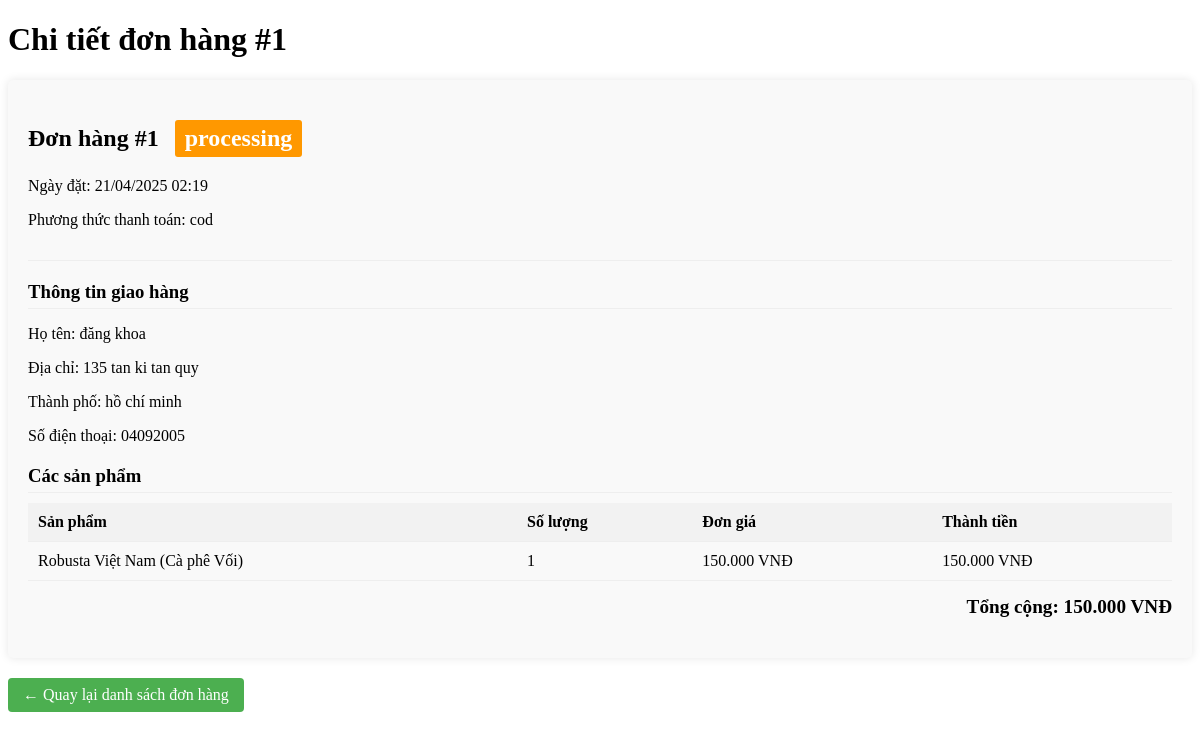
The app's page /lab1/order-detail.php?id=1 (signed in) with its own data.
### tables this page shows
CREATE TABLE `orders` (
  `id` int(11) NOT NULL,
  `order_number` varchar(30) DEFAULT NULL,
  `user_id` int(11) NOT NULL,
  `shipping_name` varchar(100) NOT NULL,
  `shipping_address` varchar(255) NOT NULL,
  `shipping_city` varchar(100) NOT NULL,
  `shipping_phone` varchar(20) NOT NULL,
  `payment_method` varchar(50) NOT NULL,
  `total_amount` decimal(10,2) NOT NULL,
  `status` enum('pending','processing','confirmed','shipping','delivered','cancelled') NOT NULL DEFAULT 'pending',
  `status_note` varchar(255) DEFAULT NULL,
  `updated_at` timestamp NOT NULL DEFAULT current_timestamp() ON UPDATE current_timestamp(),
  `order_date` datetime DEFAULT current_timestamp()
);

CREATE TABLE `order_items` (
  `id` int(11) NOT NULL,
  `order_id` int(11) NOT NULL,
  `product_name` varchar(100) NOT NULL,
  `quantity` int(11) NOT NULL,
  `price` decimal(10,2) NOT NULL
);

### lab1/order-detail.php (the view, shortened to what this page needs)
<?php
include 'db_connect.php';
$user_id = $_SESSION['user_id'];
$order_id = (int)$_GET['id'];
$stmt = $conn->prepare("SELECT * FROM orders WHERE id = ? AND user_id = ?");
$stmt->bind_param("ii", $order_id, $user_id);
$stmt->execute();
$result = $stmt->get_result();
$order = $result->fetch_assoc();
$stmt = $conn->prepare("SELECT * FROM order_items WHERE order_id = ?");
$stmt->bind_param("i", $order_id);
$stmt->execute();
$result = $stmt->get_result();
$items = [];
while ($row = $result->fetch_assoc()) {
    $items[] = $row;
}
?>
<!DOCTYPE html>
<html lang="en">
<head>
    <link rel="stylesheet" href="css/style.css">
</head>
<body>
    <div class="container">
        <h1>Chi tiết đơn hàng #<?php echo $order_id; ?></h1>
        <div class="order-container">
            <div class="order-info">
                <h2>
                    Đơn hàng #<?php echo $order_id; ?>
                    <span class="order-status <?php echo strtolower(str_replace(' ', '-', $order['status'])); ?>">
                        <?php echo htmlspecialchars($order['status']); ?>
                    </span>
                </h2>
                <p>Ngày đặt: <?php echo date('d/m/Y H:i', strtotime($order['order_date'])); ?></p>
                <p>Phương thức thanh toán: <?php echo htmlspecialchars($order['payment_method']); ?></p>
            </div>
            <div class="order-section">
                <h3>Thông tin giao hàng</h3>
                <p>Họ tên: <?php echo htmlspecialchars($order['shipping_name']); ?></p>
                <p>Địa chỉ: <?php echo htmlspecialchars($order['shipping_address']); ?></p>
                <p>Thành phố: <?php echo htmlspecialchars($order['shipping_city']); ?></p>
                <p>Số điện thoại: <?php echo htmlspecialchars($order['shipping_phone']); ?></p>
            </div>
            <div class="order-section">
                <h3>Các sản phẩm</h3>
                <table class="order-items">
                    <thead>
                        <tr>
                            <th>Sản phẩm</th>
                            <th>Số lượng</th>
                            <th>Đơn giá</th>
                            <th>Thành tiền</th>
                        </tr>
                    </thead>
                    <tbody>
                        <?php foreach ($items as $item): ?>
                            <tr>
                                <td><?php echo htmlspecialchars($item['product_name']); ?></td>
                                <td><?php echo $item['quantity']; ?></td>
                                <td><?php echo number_format($item['price'], 0, ',', '.'); ?> VNĐ</td>
                                <td><?php echo number_format($item['price'] * $item['quantity'], 0, ',', '.'); ?> VNĐ</td>
                            </tr>
                        <?php endforeach; ?>
                    </tbody>
                </table>
                <div class="order-total">
                    Tổng cộng: <?php echo number_format($order['total_amount'], 0, ',', '.'); ?> VNĐ
                </div>
            </div>
        </div>
        <a href="my-orders.php" class="back-btn">← Quay lại danh sách đơn hàng</a>
    </div>
</body>
</html>

### lab1/order-detail.php (style rules this page uses)
.order-container { margin-top: 20px; background: #f9f9f9; border-radius: 5px; box-shadow: 0 0 10px rgba(0,0,0,0.1); padding: 20px; }
.order-info { margin-bottom: 20px; padding-bottom: 15px; border-bottom: 1px solid #eee; }
.order-status { display: inline-block; padding: 5px 10px; border-radius: 3px; font-weight: bold; color: white; margin-left: 10px; }
.order-status.processing { background-color: #ff9800; }
.order-section { margin-bottom: 20px; }
.order-section h3 { margin-bottom: 10px; border-bottom: 1px solid #eee; padding-bottom: 5px; }
.order-items { width: 100%; border-collapse: collapse; }
.order-items th, .order-items td { padding: 10px; text-align: left; border-bottom: 1px solid #eee; }
.order-items th { background-color: #f2f2f2; }
.order-total { text-align: right; font-weight: bold; margin-top: 15px; font-size: 1.2em; }
.back-btn { display: inline-block; background-color: #4CAF50; color: white; padding: 8px 15px; border-radius: 4px; text-decoration: none; margin-top: 20px; }

### records on screen
orders: status "processing", order_date "21/04/2025 02:19", payment_method "cod", shipping_name "đăng khoa", shipping_address "135 tan ki tan quy", shipping_city "hồ chí minh", shipping_phone "04092005", total_amount "150.000"
order_items: product_name "Robusta Việt Nam (Cà phê Vối)", quantity "1", price "150.000", $item['price'] * $item['quantity'] "150.000"

### other values on screen
$order_id "1"
